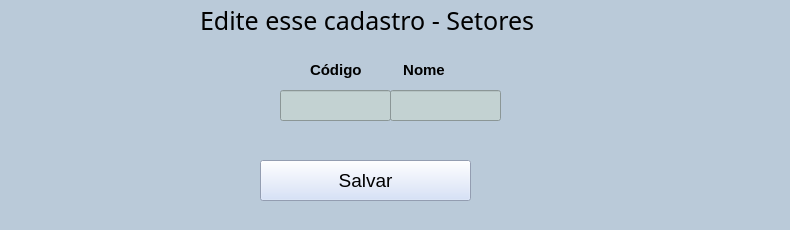
<?xml version="1.0" encoding="UTF-8"?>
<ui version="4.0">
 <class>MainWindow</class>
 <widget class="QMainWindow" name="MainWindow">
  <property name="geometry">
   <rect>
    <x>0</x>
    <y>0</y>
    <width>790</width>
    <height>230</height>
   </rect>
  </property>
  <property name="windowTitle">
   <string>MainWindow</string>
  </property>
  <property name="styleSheet">
   <string notr="true">background-color: rgb(186, 202, 217);</string>
  </property>
  <widget class="QWidget" name="centralwidget">
   <widget class="QPushButton" name="pushButton">
    <property name="geometry">
     <rect>
      <x>260</x>
      <y>160</y>
      <width>211</width>
      <height>41</height>
     </rect>
    </property>
    <property name="font">
     <font>
      <family>MS UI Gothic</family>
      <pointsize>14</pointsize>
     </font>
    </property>
    <property name="styleSheet">
     <string notr="true">
background-color: rgb(206, 220, 248);</string>
    </property>
    <property name="text">
     <string>Salvar</string>
    </property>
   </widget>
   <widget class="QLabel" name="label_2">
    <property name="geometry">
     <rect>
      <x>310</x>
      <y>60</y>
      <width>321</width>
      <height>20</height>
     </rect>
    </property>
    <property name="font">
     <font>
      <family>MS UI Gothic</family>
      <pointsize>11</pointsize>
      <weight>75</weight>
      <bold>true</bold>
     </font>
    </property>
    <property name="text">
     <string>Código          Nome       </string>
    </property>
   </widget>
   <widget class="QLineEdit" name="lineEdit_4">
    <property name="geometry">
     <rect>
      <x>390</x>
      <y>90</y>
      <width>111</width>
      <height>31</height>
     </rect>
    </property>
    <property name="styleSheet">
     <string notr="true">background-color: rgb(195, 210, 210);</string>
    </property>
   </widget>
   <widget class="QLineEdit" name="lineEdit_3">
    <property name="geometry">
     <rect>
      <x>280</x>
      <y>90</y>
      <width>111</width>
      <height>31</height>
     </rect>
    </property>
    <property name="styleSheet">
     <string notr="true">background-color: rgb(195, 210, 210);</string>
    </property>
   </widget>
   <widget class="QLabel" name="label">
    <property name="geometry">
     <rect>
      <x>200</x>
      <y>10</y>
      <width>431</width>
      <height>21</height>
     </rect>
    </property>
    <property name="font">
     <font>
      <family>MS Gothic</family>
      <pointsize>19</pointsize>
     </font>
    </property>
    <property name="text">
     <string>Edite esse cadastro - Setores</string>
    </property>
   </widget>
  </widget>
  <widget class="QStatusBar" name="statusbar"/>
 </widget>
 <resources/>
 <connections/>
</ui>
